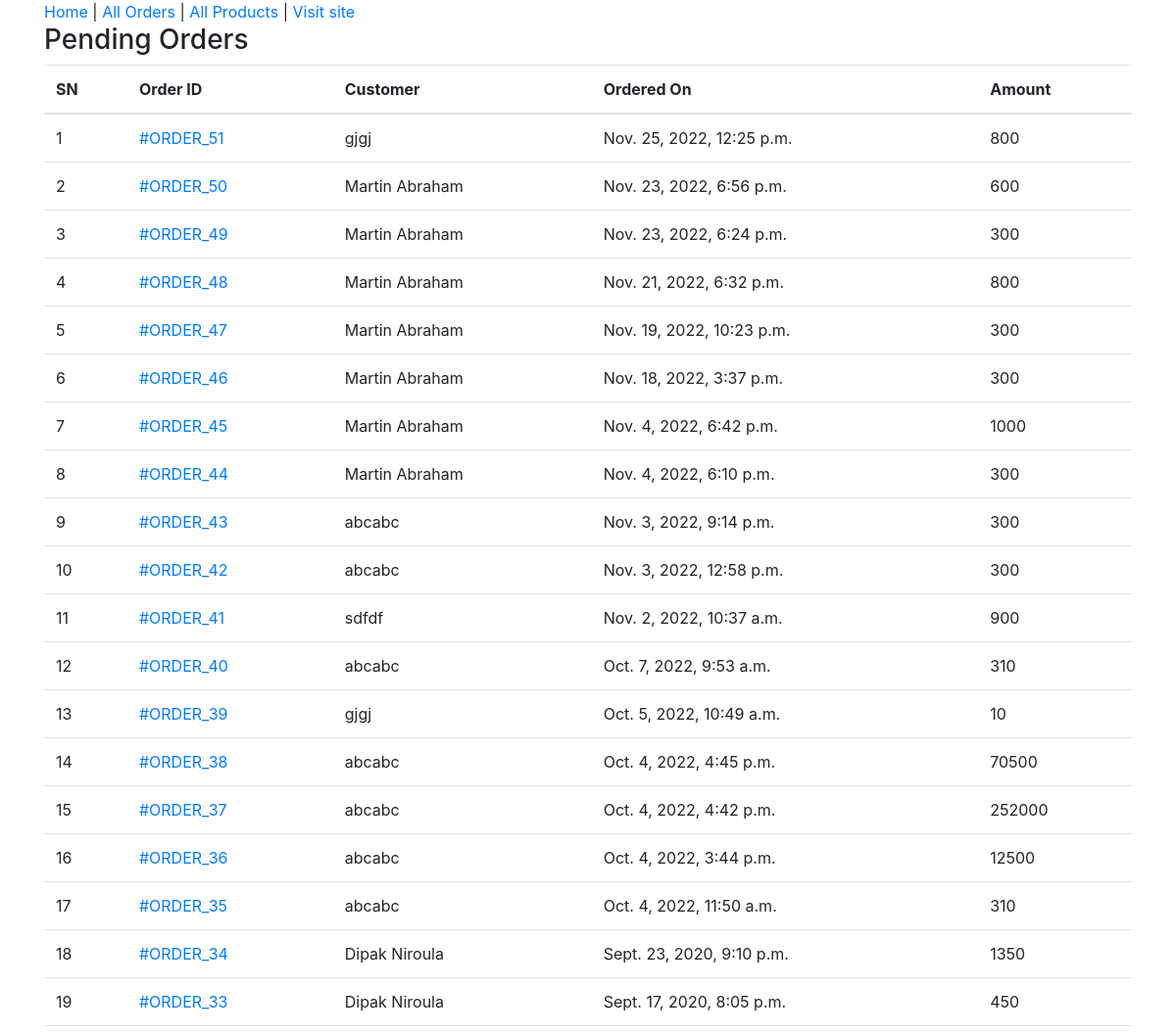
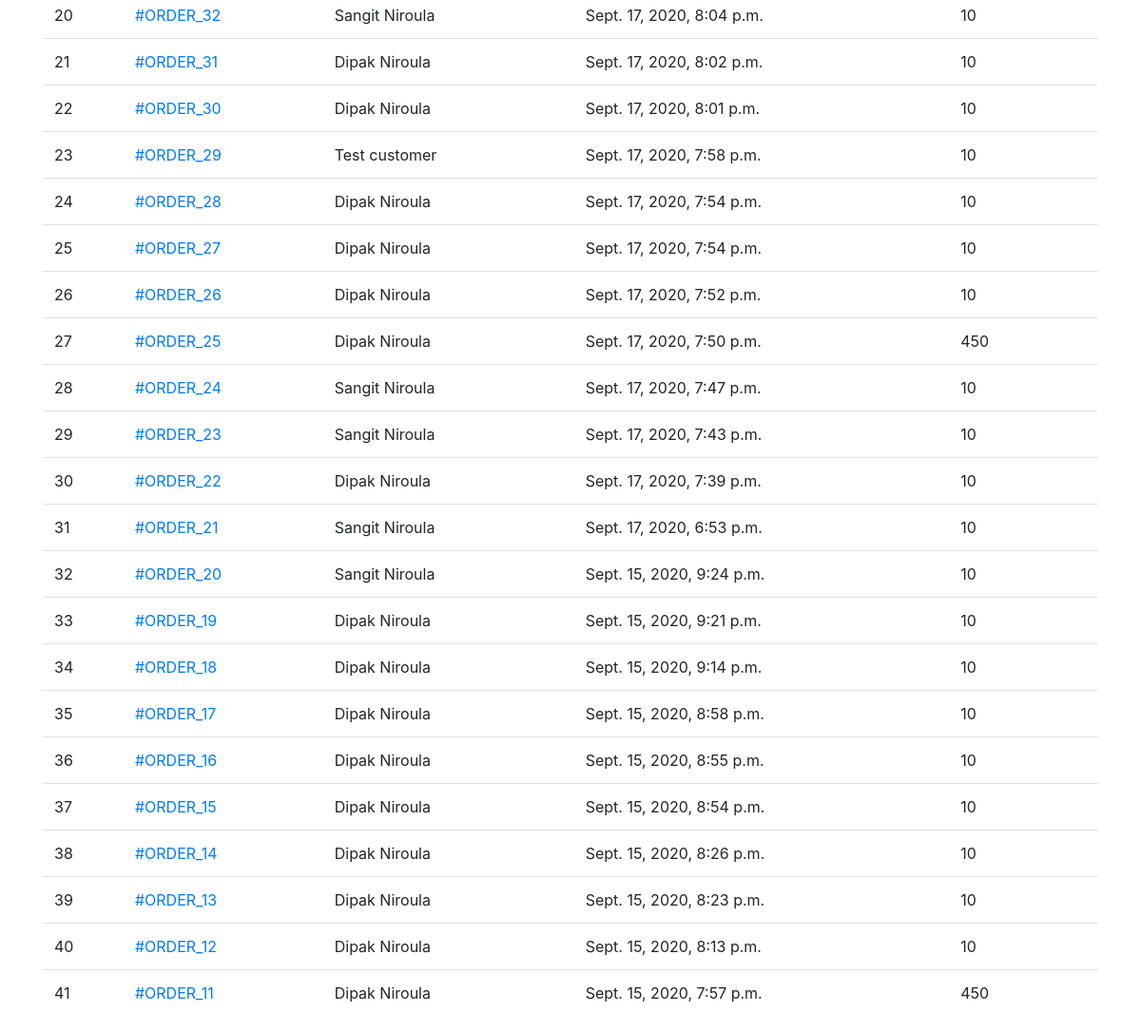
The app's page /admin-home/ (signed in) with its own data (2 pictures, top to bottom).
### ecomapp/models.py (models this page shows, shortened)
class Order(models.Model):
    cart = models.OneToOneField(Cart, on_delete=models.CASCADE)
    ordered_by = models.CharField(max_length=200)
    shipping_address = models.CharField(max_length=200)
    mobile = models.CharField(max_length=10)
    email = models.EmailField(null=True, blank=True)
    subtotal = models.PositiveIntegerField()
    discount = models.PositiveIntegerField()
    total = models.PositiveIntegerField()
    order_status = models.CharField(max_length=50, choices=ORDER_STATUS)
    created_at = models.DateTimeField(auto_now_add=True)
    payment_method = models.CharField(
        max_length=20, choices=METHOD, default="Cash On Delivery")
    payment_completed = models.BooleanField(
        default=False, null=True, blank=True)

### ecomapp/views.py (the view)
# urls.py: path("admin-home/", AdminHomeView.as_view(), name="adminhome"),
class AdminHomeView(AdminRequiredMixin, TemplateView):
    template_name = "adminpages/adminhome.html"
    def get_context_data(self, **kwargs):
        context = super().get_context_data(**kwargs)
        context["pendingorders"] = Order.objects.filter(
            order_status="Order Received").order_by("-id")
        return context

### ecomapp/views.py (called while the page is built)
    def dispatch(self, request, *args, **kwargs):
        if request.user.is_authenticated and Admin.objects.filter(user=request.user).exists():
            pass
        else:
            return redirect("/admin-login/")
        return super().dispatch(request, *args, **kwargs)

### templates/adminpages/adminhome.html (shortened to what this page needs)
{% extends "adminpages/adminbase.html" %}
{% block content %}
<div class="container">
    <div class="row">
        <div class="col-md-12">
            <h3>Pending Orders</h3>
            <table class="table">
                <thead>
                    <tr>
                        <th>SN</th>
                        <th>Order ID </th>
                        <th>Customer</th>
                        <th>Ordered On</th>
                        <th>Amount</th>
                    </tr>
                </thead>
                <tbody>
                    {% for order in pendingorders %}
                    <tr>
                        <td>{{forloop.counter}}</td>
                        <td><a href="{% url 'ecomapp:adminorderdetail' order.id %}">#ORDER_{{order.id}}</a></td>
                        <td>{{order.ordered_by}}</td>
                        <td>{{order.created_at}}</td>
                        <td>{{order.total}}</td>
                    </tr>
                    {% endfor %}
                </tbody>
            </table>
        </div>
    </div>
</div>
{% endblock %}

### records on screen
Order: id "51", ordered_by "gjgj", created_at "Nov. 25, 2022, 12:25 p.m.", total "800"
Order: id "50", ordered_by "Martin Abraham", created_at "Nov. 23, 2022, 6:56 p.m.", total "600"
Order: id "49", ordered_by "Martin Abraham", created_at "Nov. 23, 2022, 6:24 p.m.", total "300"
Order: id "48", ordered_by "Martin Abraham", created_at "Nov. 21, 2022, 6:32 p.m.", total "800"
Order: id "47", ordered_by "Martin Abraham", created_at "Nov. 19, 2022, 10:23 p.m.", total "300"
Order: id "46", ordered_by "Martin Abraham", created_at "Nov. 18, 2022, 3:37 p.m.", total "300"
Order: id "45", ordered_by "Martin Abraham", created_at "Nov. 4, 2022, 6:42 p.m.", total "1000"
Order: id "44", ordered_by "Martin Abraham", created_at "Nov. 4, 2022, 6:10 p.m.", total "300"
Order: id "43", ordered_by "abcabc", created_at "Nov. 3, 2022, 9:14 p.m.", total "300"
Order: id "42", ordered_by "abcabc", created_at "Nov. 3, 2022, 12:58 p.m.", total "300"
Order: id "41", ordered_by "sdfdf", created_at "Nov. 2, 2022, 10:37 a.m.", total "900"
Order: id "40", ordered_by "abcabc", created_at "Oct. 7, 2022, 9:53 a.m.", total "310"
Order: id "39", ordered_by "gjgj", created_at "Oct. 5, 2022, 10:49 a.m.", total "10"
Order: id "38", ordered_by "abcabc", created_at "Oct. 4, 2022, 4:45 p.m.", total "70500"
Order: id "37", ordered_by "abcabc", created_at "Oct. 4, 2022, 4:42 p.m.", total "252000"
Order: id "36", ordered_by "abcabc", created_at "Oct. 4, 2022, 3:44 p.m.", total "12500"
Order: id "35", ordered_by "abcabc", created_at "Oct. 4, 2022, 11:50 a.m.", total "310"
Order: id "34", ordered_by "Dipak Niroula", created_at "Sept. 23, 2020, 9:10 p.m.", total "1350"
Order: id "33", ordered_by "Dipak Niroula", created_at "Sept. 17, 2020, 8:05 p.m.", total "450"
Order: id "32", ordered_by "Sangit Niroula", created_at "Sept. 17, 2020, 8:04 p.m.", total "10"
Order: id "31", ordered_by "Dipak Niroula", created_at "Sept. 17, 2020, 8:02 p.m.", total "10"
Order: id "30", ordered_by "Dipak Niroula", created_at "Sept. 17, 2020, 8:01 p.m.", total "10"
Order: id "29", ordered_by "Test customer", created_at "Sept. 17, 2020, 7:58 p.m.", total "10"
Order: id "28", ordered_by "Dipak Niroula", created_at "Sept. 17, 2020, 7:54 p.m.", total "10"
Order: id "27", ordered_by "Dipak Niroula", created_at "Sept. 17, 2020, 7:54 p.m.", total "10"
Order: id "26", ordered_by "Dipak Niroula", created_at "Sept. 17, 2020, 7:52 p.m.", total "10"
Order: id "25", ordered_by "Dipak Niroula", created_at "Sept. 17, 2020, 7:50 p.m.", total "450"
Order: id "24", ordered_by "Sangit Niroula", created_at "Sept. 17, 2020, 7:47 p.m.", total "10"
Order: id "23", ordered_by "Sangit Niroula", created_at "Sept. 17, 2020, 7:43 p.m.", total "10"
Order: id "22", ordered_by "Dipak Niroula", created_at "Sept. 17, 2020, 7:39 p.m.", total "10"
Order: id "21", ordered_by "Sangit Niroula", created_at "Sept. 17, 2020, 6:53 p.m.", total "10"
Order: id "20", ordered_by "Sangit Niroula", created_at "Sept. 15, 2020, 9:24 p.m.", total "10"
Order: id "19", ordered_by "Dipak Niroula", created_at "Sept. 15, 2020, 9:21 p.m.", total "10"
Order: id "18", ordered_by "Dipak Niroula", created_at "Sept. 15, 2020, 9:14 p.m.", total "10"
Order: id "17", ordered_by "Dipak Niroula", created_at "Sept. 15, 2020, 8:58 p.m.", total "10"
Order: id "16", ordered_by "Dipak Niroula", created_at "Sept. 15, 2020, 8:55 p.m.", total "10"
Order: id "15", ordered_by "Dipak Niroula", created_at "Sept. 15, 2020, 8:54 p.m.", total "10"
Order: id "14", ordered_by "Dipak Niroula", created_at "Sept. 15, 2020, 8:26 p.m.", total "10"
Order: id "13", ordered_by "Dipak Niroula", created_at "Sept. 15, 2020, 8:23 p.m.", total "10"
Order: id "12", ordered_by "Dipak Niroula", created_at "Sept. 15, 2020, 8:13 p.m.", total "10"
Order: id "11", ordered_by "Dipak Niroula", created_at "Sept. 15, 2020, 7:57 p.m.", total "450"
